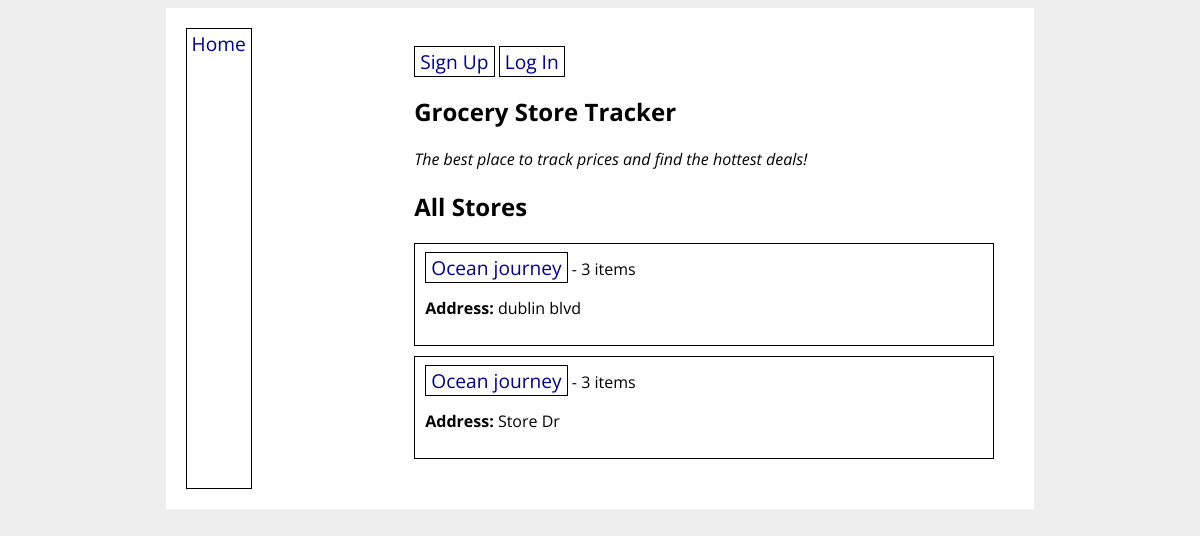
Before: / with the older database file.
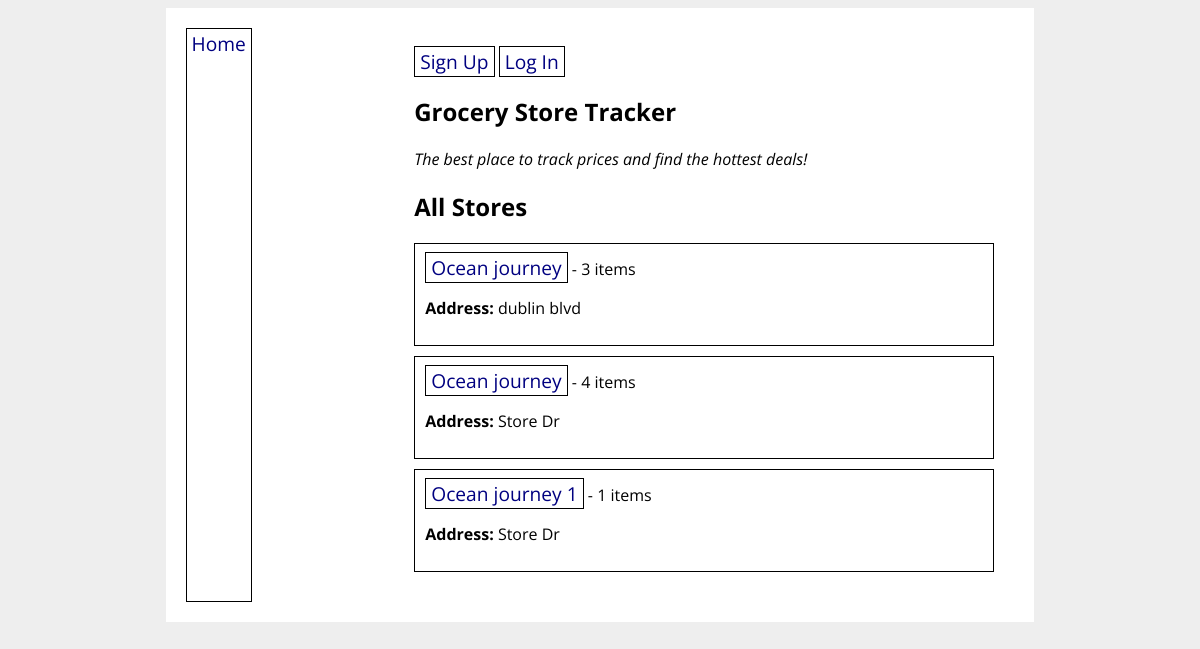
After: the same page with the newer database file.
### grocery_app/models.py (models this page shows)
class GroceryStore(db.Model):
    id = db.Column(db.Integer, primary_key=True)
    title = db.Column(db.String(80), nullable=False)
    address = db.Column(db.String(200), nullable=False)
    items = db.relationship('GroceryItem', back_populates='store')
    created_by_id = db.Column(db.Integer, db.ForeignKey('user.id'))
    created_by = db.relationship('User')

### grocery_app/routes.py (the view)
@main.route('/')
def homepage():
    all_stores = GroceryStore.query.all()
    return render_template('home.html', all_stores=all_stores)

### grocery_app/templates/home.html
{% extends 'base.html' %}
{% block content %}
<h1>Grocery Store Tracker</h1>
<p><em>The best place to track prices and find the hottest deals!</em></p>
<h2>All Stores</h2>
{% for store in all_stores %}
<div class="store">
    <a href="/store/{{ store.id }}">{{ store.title }}</a> -
    {{ store.items|length }} items
    <p><strong>Address:</strong> {{ store.address }}</p>
</div>
{% endfor %}
{% endblock %}

### grocery_app/templates/base.html (shortened to what this page needs)
<!DOCTYPE html>
<html>
    <head>
        <link rel="stylesheet" href="/static/style.css">
    </head>
    <body>
        <div id="content">
            <nav>
                <a href="/">Home</a>
                <div id="content">
                    <nav>
                        <div>
                            {% if current_user.is_authenticated %}
                            <div>
                                <a href="/new_store">New Store</a>
                                <a href="/new_item">New Item</a>
                                <a href="/shopping_list">My List</a>
                            </div>
                            {% else %}
                            <a href="/signup">Sign Up</a>
                            <a href="/login">Log In</a>
                            {% endif %}
                        </div>
            </nav>
            {% block content %}{% endblock %}
        </div>
    </body>
</html>

### grocery_app/static/style.css (style rules this page uses)
body { display: flex; flex-direction: column; align-items: center; background-color: #eee; font-family: 'Open Sans', sans-serif; }
#content { width: 70%; background-color: white; padding: 20px; }
nav { width: 100%; display: flex; flex-direction: row; justify-content: space-between; }
nav a { color: navy; text-decoration: none; border: 1px solid black; padding: 1px 5px; font-size: 1.2em; }
div.store { border: 1px solid black; padding: 10px; margin-bottom: 10px; }

Changed rows visible on the page:
computed for GroceryStore (number 2 of 3 on the later page): items|length "3" → "4"
added GroceryStore: title "Ocean journey 1", items|length "1", address "Store Dr"
